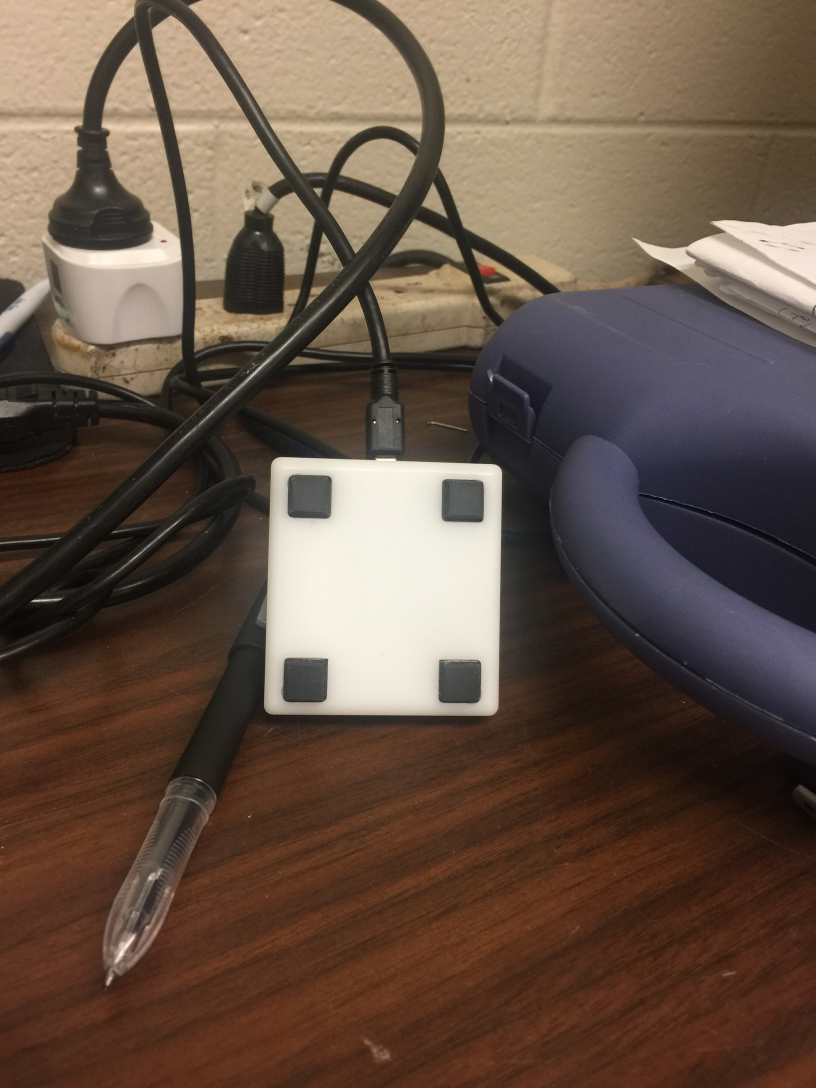
//> input picture 04.jpg, 2448 x 3264 px (shown at 1/3 size)
$ ./juxing   (built with g++ and OpenCV 4)
//> lines starting //> are read from the running program, lines starting //| are printed output that depends on the picture; after the words box and inside, x2 and y2 are one past the last pixel; in counts of white or black regions, pixels touching at a corner belong together
#include <opencv2/opencv.hpp>
#include <opencv2/opencv_modules.hpp>
//#include <opencv2/nonfree/features2d.hpp>
//#include <opencv2/nonfree/nonfree.hpp>
#include <opencv2/core/Core.hpp>
#include <stdio.h>
#include <vector>
#include <algorithm>
using namespace cv;
using namespace std;
typedef struct
{
	cv::Rect rect;
	double distance;
	int countInRange;
} rectPointType;

bool sortFun(const rectPointType& r1, const rectPointType& r2)
{
	return (r1.countInRange > r2.countInRange);
}

int main()
{
	Mat imgSrc = cv::imread("04.jpg", 1);
//> imgSrc is the input picture: 3264 rows x 2448 cols, CV_8UC3; mean B, G, R 69.9, 83, 102.2

	cv::Size sz = imgSrc.size();
//> sz = Size(2448, 3264)
	if (sz.width > 0)
	{
		imshow("pic", imgSrc);
	}

	Mat imgBlur;
	blur(imgSrc, imgBlur, cv::Size(7, 7));

	Mat imgGray;
	cvtColor(imgBlur, imgGray, CV_BGR2GRAY);
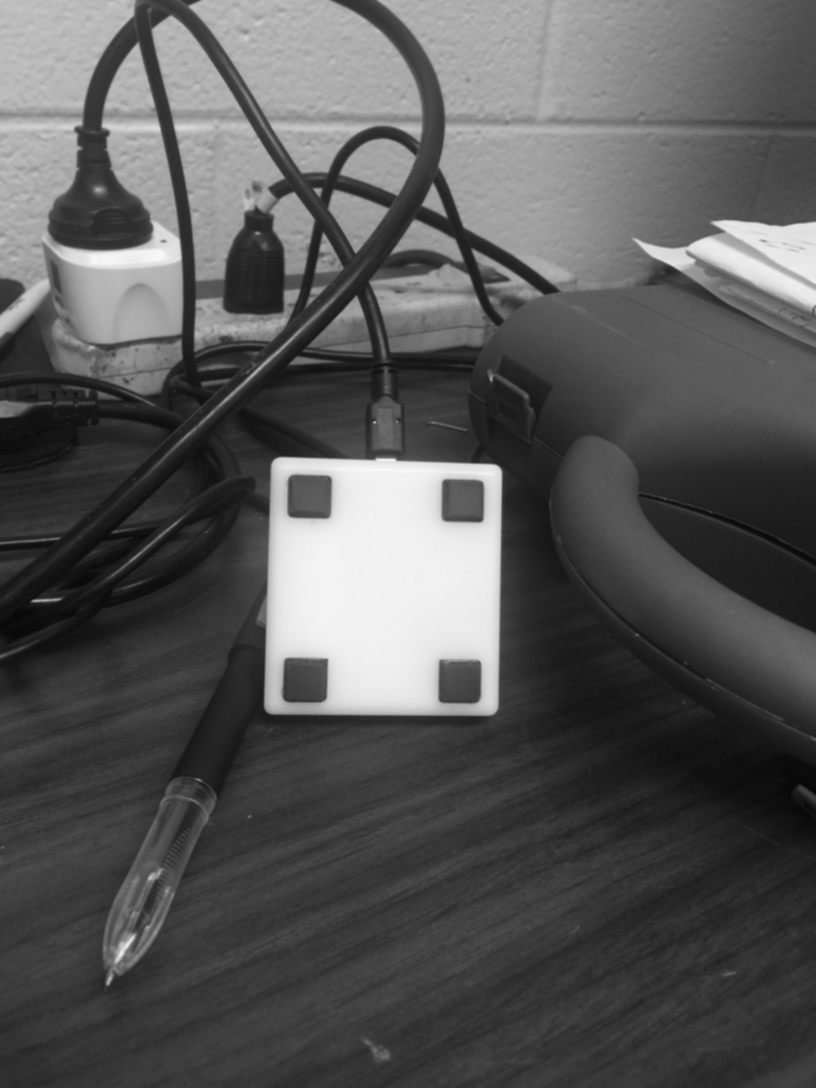
//> imgGray: 3264 rows x 2448 cols, CV_8UC1 (shown at 1/3 size); min 6, max 249, mean 87.2

	Mat canny_output;
	int thresh = 10;
	Canny(imgGray, canny_output, thresh, thresh * 2, 3);
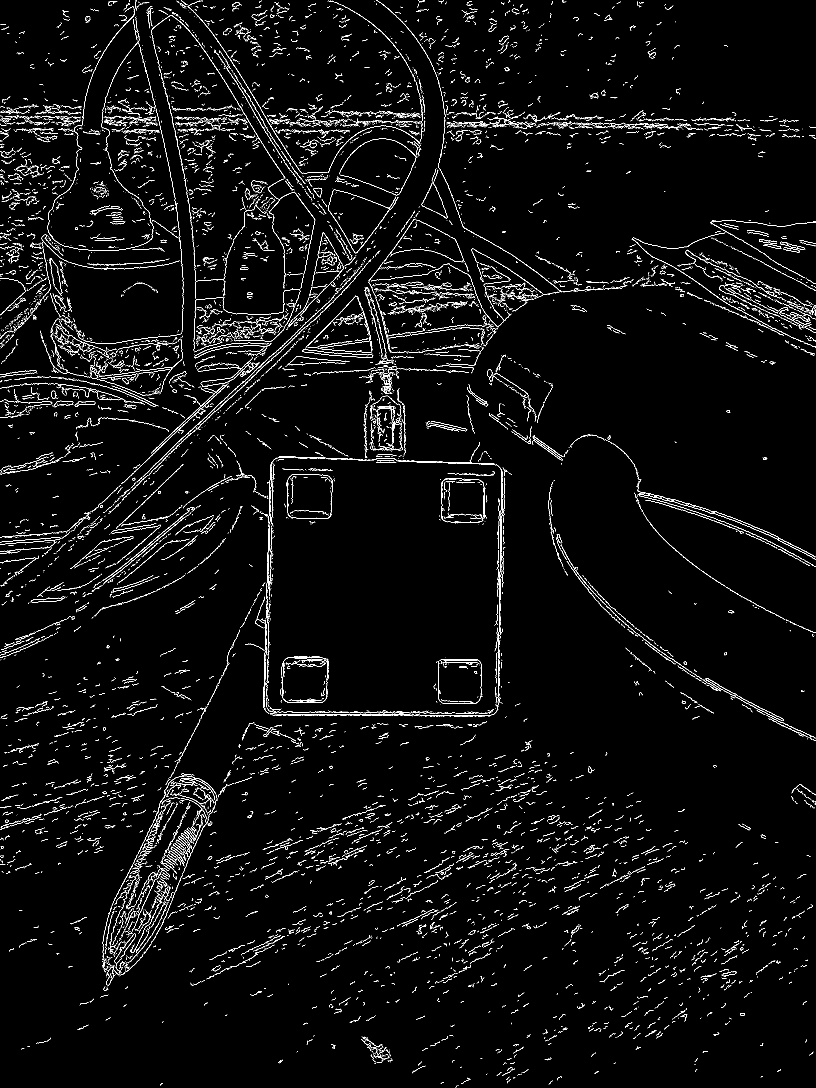
//> canny_output: 3264 rows x 2448 cols, CV_8UC1 (shown at 1/3 size); 2.4% white in thin lines or dots

	int dilation_type = MORPH_CROSS;
	int dilation_size = 2;
	Mat element = getStructuringElement(dilation_type,
		Size(2 * dilation_size + 1, 2 * dilation_size + 1),
		Point(dilation_size, dilation_size));

	dilate(canny_output, canny_output, element);
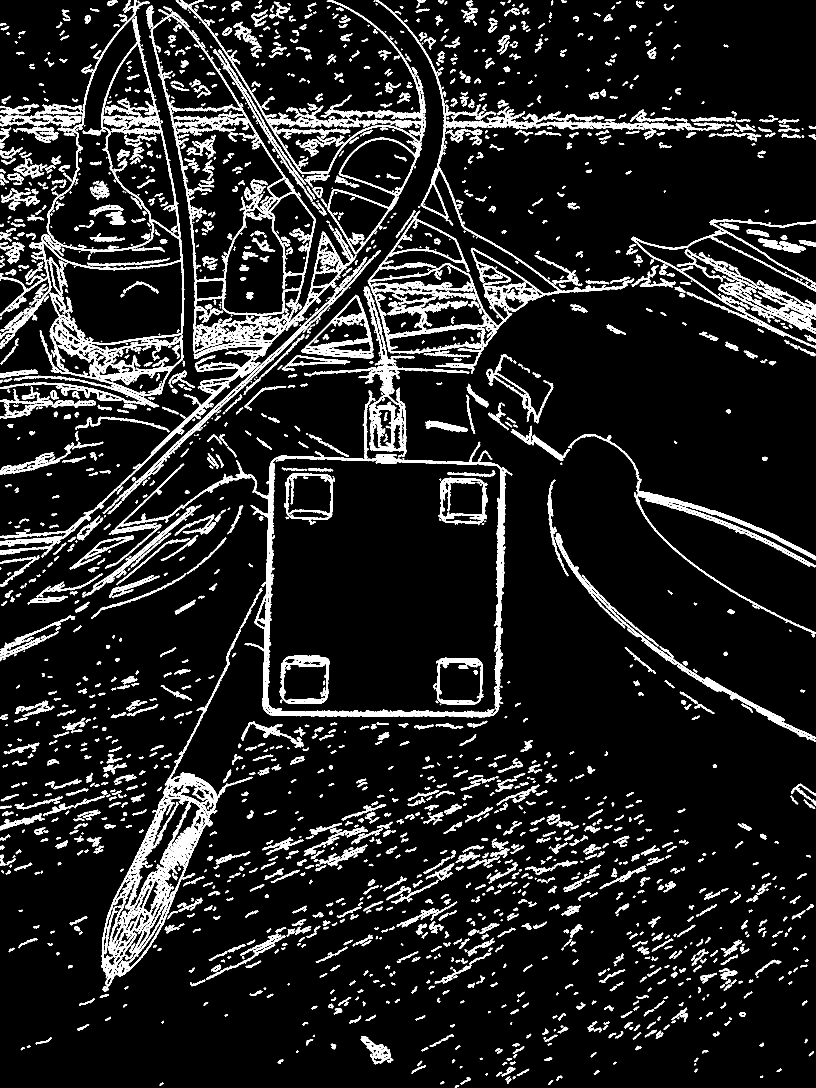
//> canny_output: 3264 rows x 2448 cols, CV_8UC1 (shown at 1/3 size); 10.4% white; 2381 white regions (170 under 20 px)

	imshow("pic_canny", canny_output);


	vector<vector<Point> > countours;
	vector<Vec4i> hierarchy;

	/// Find contours
	findContours(canny_output, countours, hierarchy, CV_RETR_TREE, CV_CHAIN_APPROX_SIMPLE, Point(0, 0));
//> countours = 7620 contours, 4788 with area under 20; largest, box (x1, y1, x2, y2) and area: (547, 1170, 1538, 2152) 551694, (801, 1373, 1503, 2144) 509382, (362, 34, 1071, 1454) 285690, (0, 0, 553, 1189) 138742, (1103, 0, 1903, 1122) 114390

	vector<vector<Point> > vecApproxOut;
	vector<rectPointType> vecRect;
	for (int i = 0; i < countours.size(); i++)
	{
		vector<Point> approxOut;
		approxPolyDP(Mat(countours[i]), approxOut, arcLength(Mat(countours[i]), true) * 0.01, true);

		if ((approxOut.size() < 4) || (approxOut.size() > 10))
		{
			continue;
		}

		double area = contourArea(approxOut);
		if ((area < 1000) || (area >10000))
		{
			continue;
		}

		Rect rect;
		rect = boundingRect(approxOut);

		double t = ((float)rect.height / ((float)rect.width));
		std::cout << "t " << t << std::endl;
		if ((t < 0.8) || (t > 1.3))
		{
			continue;
		}

		rectPointType rectPoint;
		rectPoint.rect = rect;
		rectPoint.distance = 0.0f;

		vecRect.push_back(rectPoint);
	}
//> this loop made 7620 passes
//> area on pass 112: 21.5
//> after the loop, vecRect = 2 items

	for (int index = 0; index < vecRect.size(); index++)
	{
		rectPointType now_rect = vecRect.at(index);
		int countInRange = 0;
		for (int i = 0; i < vecRect.size(); i++)
		{
			double x = now_rect.rect.x - vecRect.at(i).rect.x;
			double y = now_rect.rect.y - vecRect.at(i).rect.y;
			double dis = x * x + y * y;
			std::cout << "index " << index << " dis " << dis << std::endl;
			if (dis < 60000)
			{
				countInRange++;
			}
		}
		vecRect.at(index).countInRange = countInRange;
	}
//> this loop made 2 passes
//> countInRange on passes 1 to 2: 1, 1

	std::sort(vecRect.begin(), vecRect.end(), sortFun);

	vector<Point> pointBox;

	for (int i = 0; i < vecRect.size(); i++)
	{
		if (vecRect.at(i).countInRange > 8)
		{
			Point p1;
			Point p2;
			Point p3;
			Point p4;

			p1.x = vecRect.at(i).rect.x;
			p1.y = vecRect.at(i).rect.y;

			p2.x = vecRect.at(i).rect.x + vecRect.at(i).rect.height;
			p2.y = vecRect.at(i).rect.y;

			p3.x = vecRect.at(i).rect.x + vecRect.at(i).rect.height;
			p3.y = vecRect.at(i).rect.y + vecRect.at(i).rect.width;

			p4.x = vecRect.at(i).rect.x;
			p4.y = vecRect.at(i).rect.y + vecRect.at(i).rect.width;

			pointBox.push_back(p1);
			pointBox.push_back(p2);
			pointBox.push_back(p3);
			pointBox.push_back(p4);
		}
	}
//> this loop made 2 passes

	Rect rectBox;
	rectBox = boundingRect(pointBox);
//> rectBox = Rect(0, 0, 0, 0)

	line(imgSrc, Point(rectBox.x, rectBox.y), Point(rectBox.x + rectBox.width, rectBox.y), cvScalar(0, 0, 255), 4);
	line(imgSrc, Point(rectBox.x + rectBox.width, rectBox.y), Point(rectBox.x + rectBox.width, rectBox.y + rectBox.height), cvScalar(0, 255, 0), 4);
	line(imgSrc, Point(rectBox.x + rectBox.width, rectBox.y + rectBox.height), Point(rectBox.x, rectBox.y + rectBox.height), cvScalar(255, 0, 0), 4);
	line(imgSrc, Point(rectBox.x, rectBox.y + rectBox.height), Point(rectBox.x, rectBox.y), cvScalar(0, 255, 255), 4);
	imshow("imgsrc", imgSrc);
	waitKey(0);
	return 0;
}
